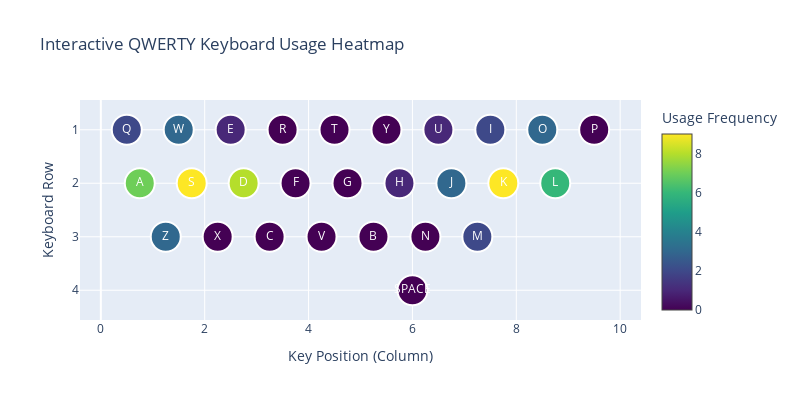

Here is the notebook cell this chart was saved with:
### Code cell
# Create an interactive plotly heatmap
def create_interactive_heatmap(keyboard_df):
    # Prepare data for plotly
    hover_text = []
    for _, row in keyboard_df.iterrows():
        hover_text.append(f"Key: {row['key']}<br>Usage: {row['usage']}<br>Row: {row['row']}<br>Position: {row['col']}")
    
    keyboard_df['hover_text'] = hover_text
    
    # Create the interactive heatmap
    fig = go.Figure(data=go.Scatter(
        x=keyboard_df['col'],
        y=keyboard_df['row'],
        mode='markers+text',
        marker=dict(
            size=30,
            color=keyboard_df['usage'],
            colorscale='Viridis',
            showscale=True,
            colorbar=dict(title="Usage Frequency"),
            line=dict(width=2, color='white')
        ),
        text=keyboard_df['key'],
        textfont=dict(size=12, color='white'),
        hovertext=keyboard_df['hover_text'],
        hoverinfo='text'
    ))
    
    fig.update_layout(
        title='Interactive QWERTY Keyboard Usage Heatmap',
        xaxis_title='Key Position (Column)',
        yaxis_title='Keyboard Row',
        yaxis=dict(autorange='reversed'),  # Reverse y-axis to match keyboard layout
        width=800,
        height=400,
        showlegend=False
    )
    
    return fig

# Create and display interactive heatmap
interactive_fig = create_interactive_heatmap(keyboard_df)
interactive_fig.show()

### Figure 1 — Plotly figure (JSON) as saved in the notebook; plotly's stock layout.template omitted (floating-point values rounded to 4 significant figures)
{"data": [{"hoverinfo": "text", "hovertext": ["Key: Q<br>Usage: 2<br>Row: 1<br>Position: 0.5", "Key: W<br>Usage: 3<br>Row: 1<br>Position: 1.5", "Key: E<br>Usage: 1<br>Row: 1<br>Position: 2.5", "Key: R<br>Usage: 0<br>Row: 1<br>Position: 3.5", "Key: T<br>Usage: 0<br>Row: 1<br>Position: 4.5", "Key: Y<br>Usage: 0<br>Row: 1<br>Position: 5.5", "Key: U<br>Usage: 1<br>Row: 1<br>Position: 6.5", "Key: I<br>Usage: 2<br>Row: 1<br>Position: 7.5", "Key: O<br>Usage: 3<br>Row: 1<br>Position: 8.5", "Key: P<br>Usage: 0<br>Row: 1<br>Position: 9.5", "Key: A<br>Usage: 7<br>Row: 2<br>Position: 0.75", "Key: S<br>Usage: 9<br>Row: 2<br>Position: 1.75", "Key: D<br>Usage: 8<br>Row: 2<br>Position: 2.75", "Key: F<br>Usage: 0<br>Row: 2<br>Position: 3.75", "Key: G<br>Usage: 0<br>Row: 2<br>Position: 4.75", "Key: H<br>Usage: 1<br>Row: 2<br>Position: 5.75", "Key: J<br>Usage: 3<br>Row: 2<br>Position: 6.75", "Key: K<br>Usage: 9<br>Row: 2<br>Position: 7.75", "Key: L<br>Usage: 6<br>Row: 2<br>Position: 8.75", "Key: Z<br>Usage: 3<br>Row: 3<br>Position: 1.25", "Key: X<br>Usage: 0<br>Row: 3<br>Position: 2.25", "Key: C<br>Usage: 0<br>Row: 3<br>Position: 3.25", "Key: V<br>Usage: 0<br>Row: 3<br>Position: 4.25", "Key: B<br>Usage: 0<br>Row: 3<br>Position: 5.25", "Key: N<br>Usage: 0<br>Row: 3<br>Position: 6.25", "Key: M<br>Usage: 2<br>Row: 3<br>Position: 7.25", "Key: SPACE<br>Usage: 0<br>Row: 4<br>Position: 6.0"], "marker": {"color": [2, 3, 1, 0, 0, 0, 1, 2, 3, 0, 7, 9, 8, 0, 0, 1, 3, 9, 6, 3, 0, 0, 0, 0, 0, 2, 0], "colorbar": {"title": {"text": "Usage Frequency"}}, "colorscale": [[0, "#440154"], [0.1111, "#482878"], [0.2222, "#3e4989"], [0.3333, "#31688e"], [0.4444, "#26828e"], [0.5556, "#1f9e89"], [0.6667, "#35b779"], [0.7778, "#6ece58"], [0.8889, "#b5de2b"], [1, "#fde725"]], "line": {"color": "white", "width": 2}, "showscale": true, "size": 30}, "mode": "markers+text", "text": ["Q", "W", "E", "R", "T", "Y", "U", "I", "O", "P", "A", "S", "D", "F", "G", "H", "J", "K", "L", "Z", "X", "C", "V", "B", "N", "M", "SPACE"], "textfont": {"color": "white", "size": 12}, "type": "scatter", "x": [0.5, 1.5, 2.5, 3.5, 4.5, 5.5, 6.5, 7.5, 8.5, 9.5, 0.75, 1.75, 2.75, 3.75, 4.75, 5.75, 6.75, 7.75, 8.75, 1.25, 2.25, 3.25, 4.25, 5.25, 6.25, 7.25, 6.0], "y": [1, 1, 1, 1, 1, 1, 1, 1, 1, 1, 2, 2, 2, 2, 2, 2, 2, 2, 2, 3, 3, 3, 3, 3, 3, 3, 4]}], "layout": {"height": 400, "showlegend": false, "title": {"text": "Interactive QWERTY Keyboard Usage Heatmap"}, "width": 800, "xaxis": {"title": {"text": "Key Position (Column)"}}, "yaxis": {"autorange": "reversed", "title": {"text": "Keyboard Row"}}}}
